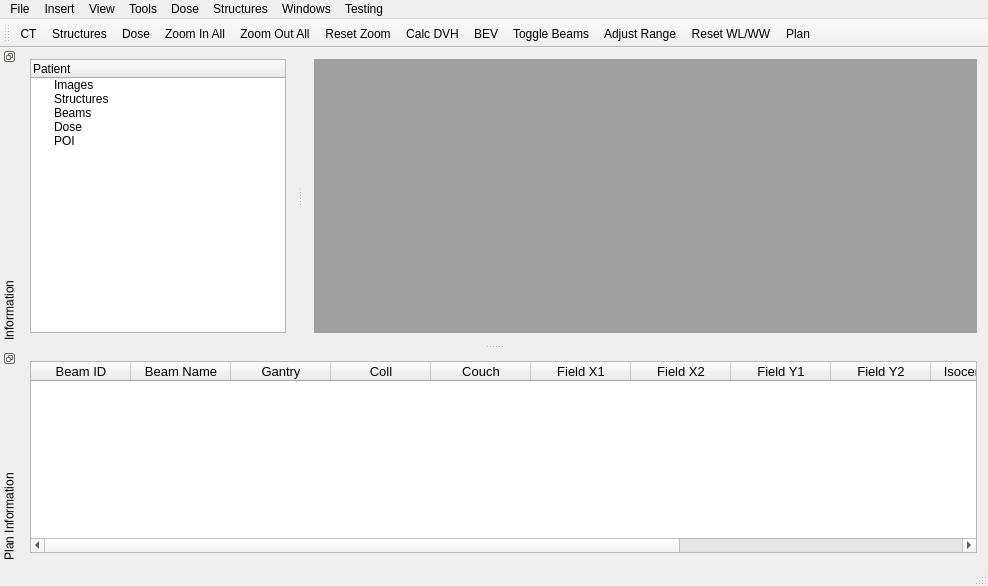
<?xml version="1.0" encoding="UTF-8"?>
<ui version="4.0">
 <class>MainWindow</class>
 <widget class="QMainWindow" name="MainWindow">
  <property name="geometry">
   <rect>
    <x>0</x>
    <y>0</y>
    <width>988</width>
    <height>586</height>
   </rect>
  </property>
  <property name="sizePolicy">
   <sizepolicy hsizetype="Expanding" vsizetype="Expanding">
    <horstretch>0</horstretch>
    <verstretch>0</verstretch>
   </sizepolicy>
  </property>
  <property name="windowTitle">
   <string>KIM View</string>
  </property>
  <property name="windowIcon">
   <iconset resource="RC.qrc">
    <normaloff>:/Icons/Eye.png</normaloff>:/Icons/Eye.png</iconset>
  </property>
  <widget class="QWidget" name="centralWidget">
   <layout class="QGridLayout" name="gridLayout_2">
    <item row="0" column="0">
     <widget class="QMdiArea" name="mdiAreaView">
      <property name="contextMenuPolicy">
       <enum>Qt::ActionsContextMenu</enum>
      </property>
      <property name="styleSheet">
       <string notr="true"/>
      </property>
      <property name="sizeAdjustPolicy">
       <enum>QAbstractScrollArea::AdjustToContents</enum>
      </property>
     </widget>
    </item>
   </layout>
  </widget>
  <widget class="QMenuBar" name="menuBar">
   <property name="geometry">
    <rect>
     <x>0</x>
     <y>0</y>
     <width>988</width>
     <height>21</height>
    </rect>
   </property>
   <widget class="QMenu" name="menuFile">
    <property name="title">
     <string>File</string>
    </property>
    <widget class="QMenu" name="menuImport">
     <property name="title">
      <string>Import</string>
     </property>
     <addaction name="actionCT"/>
     <addaction name="actionStructures"/>
     <addaction name="actionDose"/>
     <addaction name="actionPlan"/>
    </widget>
    <addaction name="menuImport"/>
    <addaction name="actionClose_Patient"/>
   </widget>
   <widget class="QMenu" name="menuInsert">
    <property name="title">
     <string>Insert</string>
    </property>
   </widget>
   <widget class="QMenu" name="menuView">
    <property name="title">
     <string>View</string>
    </property>
    <addaction name="actionZoom_In_All"/>
    <addaction name="actionZoom_Out_All"/>
    <addaction name="actionReset_Zoom"/>
    <addaction name="actionGo_To_Isocentre"/>
    <addaction name="separator"/>
    <addaction name="separator"/>
    <addaction name="actionBEV"/>
    <addaction name="action3DView"/>
    <addaction name="separator"/>
    <addaction name="actionShowBeams"/>
    <addaction name="actionShowDose"/>
    <addaction name="actionShowContours"/>
    <addaction name="separator"/>
    <addaction name="actionReset_WL_WW"/>
   </widget>
   <widget class="QMenu" name="menuTools">
    <property name="title">
     <string>Tools</string>
    </property>
    <addaction name="actionCalc_DVH"/>
   </widget>
   <widget class="QMenu" name="menuDose">
    <property name="title">
     <string>Dose</string>
    </property>
    <addaction name="actionAdjust_Range"/>
   </widget>
   <widget class="QMenu" name="menuHelp">
    <property name="title">
     <string>Testing</string>
    </property>
    <addaction name="actionRender_Bones"/>
    <addaction name="actionHello_UDP"/>
    <addaction name="actionMove_ROI"/>
    <addaction name="actionRotate_ROI"/>
    <addaction name="actionAdd_Arc"/>
   </widget>
   <widget class="QMenu" name="menuStructures">
    <property name="title">
     <string>Structures</string>
    </property>
   </widget>
   <widget class="QMenu" name="menuWindows">
    <property name="title">
     <string>Windows</string>
    </property>
    <addaction name="actionInformation"/>
    <addaction name="actionPlan_Information"/>
   </widget>
   <addaction name="menuFile"/>
   <addaction name="menuInsert"/>
   <addaction name="menuView"/>
   <addaction name="menuTools"/>
   <addaction name="menuDose"/>
   <addaction name="menuStructures"/>
   <addaction name="menuWindows"/>
   <addaction name="menuHelp"/>
  </widget>
  <widget class="QToolBar" name="mainToolBar">
   <property name="iconSize">
    <size>
     <width>24</width>
     <height>24</height>
    </size>
   </property>
   <attribute name="toolBarArea">
    <enum>TopToolBarArea</enum>
   </attribute>
   <attribute name="toolBarBreak">
    <bool>false</bool>
   </attribute>
   <addaction name="actionCT"/>
   <addaction name="actionStructures"/>
   <addaction name="actionDose"/>
   <addaction name="actionZoom_In_All"/>
   <addaction name="actionZoom_Out_All"/>
   <addaction name="actionReset_Zoom"/>
   <addaction name="actionCalc_DVH"/>
   <addaction name="actionBEV"/>
   <addaction name="actionShowBeams"/>
   <addaction name="actionAdjust_Range"/>
   <addaction name="actionReset_WL_WW"/>
   <addaction name="actionPlan"/>
  </widget>
  <widget class="QStatusBar" name="statusBar"/>
  <widget class="QDockWidget" name="dockWidget">
   <property name="minimumSize">
    <size>
     <width>200</width>
     <height>166</height>
    </size>
   </property>
   <property name="maximumSize">
    <size>
     <width>500</width>
     <height>524287</height>
    </size>
   </property>
   <property name="features">
    <set>QDockWidget::DockWidgetFloatable|QDockWidget::DockWidgetMovable|QDockWidget::DockWidgetVerticalTitleBar</set>
   </property>
   <property name="allowedAreas">
    <set>Qt::AllDockWidgetAreas</set>
   </property>
   <property name="windowTitle">
    <string>Information</string>
   </property>
   <attribute name="dockWidgetArea">
    <number>1</number>
   </attribute>
   <widget class="QWidget" name="dockWidgetContents">
    <layout class="QGridLayout" name="gridLayout">
     <item row="0" column="0">
      <widget class="QTreeWidget" name="treeWidget">
       <property name="sizePolicy">
        <sizepolicy hsizetype="Preferred" vsizetype="Preferred">
         <horstretch>0</horstretch>
         <verstretch>0</verstretch>
        </sizepolicy>
       </property>
       <property name="maximumSize">
        <size>
         <width>500</width>
         <height>16777215</height>
        </size>
       </property>
       <property name="contextMenuPolicy">
        <enum>Qt::CustomContextMenu</enum>
       </property>
       <property name="alternatingRowColors">
        <bool>false</bool>
       </property>
       <property name="wordWrap">
        <bool>true</bool>
       </property>
       <column>
        <property name="text">
         <string>Patient</string>
        </property>
        <property name="icon">
         <iconset>
          <normaloff>:/RC/Icons1/user_suit.png</normaloff>:/RC/Icons1/user_suit.png</iconset>
        </property>
       </column>
       <item>
        <property name="text">
         <string>Images</string>
        </property>
        <property name="icon">
         <iconset>
          <normaloff>:/RC/Icons1/shape_move_forwards.png</normaloff>:/RC/Icons1/shape_move_forwards.png</iconset>
        </property>
       </item>
       <item>
        <property name="text">
         <string>Structures</string>
        </property>
        <property name="icon">
         <iconset>
          <normaloff>:/RC/Icons2/Polygon.png</normaloff>:/RC/Icons2/Polygon.png</iconset>
        </property>
       </item>
       <item>
        <property name="text">
         <string>Beams</string>
        </property>
        <property name="icon">
         <iconset>
          <normaloff>:/RC/Icons1/shape_flip_horizontal.png</normaloff>:/RC/Icons1/shape_flip_horizontal.png</iconset>
        </property>
       </item>
       <item>
        <property name="text">
         <string>Dose</string>
        </property>
        <property name="icon">
         <iconset>
          <normaloff>:/RC/Icons1/SphericalDose.PNG</normaloff>:/RC/Icons1/SphericalDose.PNG</iconset>
        </property>
       </item>
       <item>
        <property name="text">
         <string>POI</string>
        </property>
        <property name="icon">
         <iconset>
          <normaloff>:/RC/Icons1/bullet_blue.png</normaloff>:/RC/Icons1/bullet_blue.png</iconset>
        </property>
       </item>
      </widget>
     </item>
    </layout>
   </widget>
  </widget>
  <widget class="QDockWidget" name="dockWidget_2">
   <property name="features">
    <set>QDockWidget::DockWidgetFloatable|QDockWidget::DockWidgetMovable|QDockWidget::DockWidgetVerticalTitleBar</set>
   </property>
   <property name="windowTitle">
    <string>Plan Information</string>
   </property>
   <attribute name="dockWidgetArea">
    <number>8</number>
   </attribute>
   <widget class="QWidget" name="dockWidgetContents_2">
    <layout class="QGridLayout" name="gridLayout_3">
     <item row="0" column="0">
      <widget class="QTableWidget" name="tableWidget">
       <property name="font">
        <font>
         <pointsize>10</pointsize>
        </font>
       </property>
       <property name="toolTip">
        <string>All distances are in mm</string>
       </property>
       <property name="alternatingRowColors">
        <bool>true</bool>
       </property>
       <column>
        <property name="text">
         <string>Beam ID</string>
        </property>
        <property name="textAlignment">
         <set>AlignCenter</set>
        </property>
       </column>
       <column>
        <property name="text">
         <string>Beam Name</string>
        </property>
       </column>
       <column>
        <property name="text">
         <string>Gantry</string>
        </property>
       </column>
       <column>
        <property name="text">
         <string>Coll</string>
        </property>
       </column>
       <column>
        <property name="text">
         <string>Couch</string>
        </property>
       </column>
       <column>
        <property name="text">
         <string>Field X1</string>
        </property>
       </column>
       <column>
        <property name="text">
         <string>Field X2</string>
        </property>
       </column>
       <column>
        <property name="text">
         <string>Field Y1</string>
        </property>
       </column>
       <column>
        <property name="text">
         <string>Field Y2</string>
        </property>
       </column>
       <column>
        <property name="text">
         <string>Isocentre (X)</string>
        </property>
       </column>
       <column>
        <property name="text">
         <string>Isocentre (Y)</string>
        </property>
       </column>
       <column>
        <property name="text">
         <string>Isocentre (Z)</string>
        </property>
       </column>
       <column>
        <property name="text">
         <string>SSD</string>
        </property>
       </column>
      </widget>
     </item>
    </layout>
   </widget>
  </widget>
  <action name="actionZoom_In_All">
   <property name="icon">
    <iconset resource="RC.qrc">
     <normaloff>:/Icons/zoom in.png</normaloff>:/Icons/zoom in.png</iconset>
   </property>
   <property name="text">
    <string>Zoom In All</string>
   </property>
   <property name="shortcut">
    <string>Ctrl++</string>
   </property>
  </action>
  <action name="actionZoom_Out_All">
   <property name="icon">
    <iconset resource="RC.qrc">
     <normaloff>:/Icons/zoom out.png</normaloff>:/Icons/zoom out.png</iconset>
   </property>
   <property name="text">
    <string>Zoom Out All</string>
   </property>
   <property name="shortcut">
    <string>Ctrl+-</string>
   </property>
  </action>
  <action name="actionReset_Zoom">
   <property name="icon">
    <iconset resource="RC.qrc">
     <normaloff>:/Icons/zoom.png</normaloff>:/Icons/zoom.png</iconset>
   </property>
   <property name="text">
    <string>Reset Zoom</string>
   </property>
   <property name="shortcut">
    <string>Ctrl+0</string>
   </property>
  </action>
  <action name="actionShow_Origin">
   <property name="icon">
    <iconset>
     <normaloff>:/RC/Icons2/Origin.png</normaloff>:/RC/Icons2/Origin.png</iconset>
   </property>
   <property name="text">
    <string>Show Origin</string>
   </property>
  </action>
  <action name="actionCT">
   <property name="icon">
    <iconset resource="RC.qrc">
     <normaloff>:/Icons/CT.png</normaloff>:/Icons/CT.png</iconset>
   </property>
   <property name="text">
    <string>CT</string>
   </property>
  </action>
  <action name="actionStructures">
   <property name="icon">
    <iconset resource="RC.qrc">
     <normaloff>:/Icons/Polygon.png</normaloff>:/Icons/Polygon.png</iconset>
   </property>
   <property name="text">
    <string>Structures</string>
   </property>
  </action>
  <action name="actionPlan">
   <property name="icon">
    <iconset>
     <normaloff>:/RC/Icons1/applications.png</normaloff>:/RC/Icons1/applications.png</iconset>
   </property>
   <property name="text">
    <string>Plan</string>
   </property>
  </action>
  <action name="actionGo_To_Isocentre">
   <property name="icon">
    <iconset resource="RC.qrc">
     <normaloff>:/Icons/Axes3D.png</normaloff>:/Icons/Axes3D.png</iconset>
   </property>
   <property name="text">
    <string>Go To Isocentre</string>
   </property>
  </action>
  <action name="actionDose">
   <property name="icon">
    <iconset resource="RC.qrc">
     <normaloff>:/Icons/Dose.png</normaloff>:/Icons/Dose.png</iconset>
   </property>
   <property name="text">
    <string>Dose</string>
   </property>
  </action>
  <action name="actionBEV">
   <property name="checkable">
    <bool>true</bool>
   </property>
   <property name="icon">
    <iconset resource="RC.qrc">
     <normaloff>:/Icons/BEV.PNG</normaloff>:/Icons/BEV.PNG</iconset>
   </property>
   <property name="text">
    <string>BEV</string>
   </property>
   <property name="toolTip">
    <string>Show BEV for selected beam</string>
   </property>
  </action>
  <action name="action3DView">
   <property name="icon">
    <iconset resource="RC.qrc">
     <normaloff>:/Icons/Rotate3D.png</normaloff>:/Icons/Rotate3D.png</iconset>
   </property>
   <property name="text">
    <string>3DView</string>
   </property>
  </action>
  <action name="actionClose_Patient">
   <property name="icon">
    <iconset>
     <normaloff>:/RC/Icons1/delete.png</normaloff>:/RC/Icons1/delete.png</iconset>
   </property>
   <property name="text">
    <string>Close Patient</string>
   </property>
  </action>
  <action name="actionShowBeams">
   <property name="icon">
    <iconset resource="RC.qrc">
     <normaloff>:/Icons/Beam.png</normaloff>:/Icons/Beam.png</iconset>
   </property>
   <property name="text">
    <string>Toggle Beams</string>
   </property>
   <property name="toolTip">
    <string>Toggle Beams</string>
   </property>
  </action>
  <action name="actionShowDose">
   <property name="icon">
    <iconset resource="RC.qrc">
     <normaloff>:/Icons/Dose.png</normaloff>:/Icons/Dose.png</iconset>
   </property>
   <property name="text">
    <string>Toggle Dose</string>
   </property>
   <property name="toolTip">
    <string>Toggle Dose</string>
   </property>
  </action>
  <action name="actionShowContours">
   <property name="icon">
    <iconset resource="RC.qrc">
     <normaloff>:/Icons/Polygon.png</normaloff>:/Icons/Polygon.png</iconset>
   </property>
   <property name="text">
    <string>Toggle Contours</string>
   </property>
   <property name="toolTip">
    <string>Toggle Contours</string>
   </property>
  </action>
  <action name="actionInformation">
   <property name="checkable">
    <bool>true</bool>
   </property>
   <property name="checked">
    <bool>true</bool>
   </property>
   <property name="text">
    <string>Information</string>
   </property>
  </action>
  <action name="actionPlan_Information">
   <property name="checkable">
    <bool>true</bool>
   </property>
   <property name="checked">
    <bool>true</bool>
   </property>
   <property name="text">
    <string>Plan Information</string>
   </property>
  </action>
  <action name="actionCalc_DVH">
   <property name="icon">
    <iconset resource="RC.qrc">
     <normaloff>:/Icons/DVH.png</normaloff>:/Icons/DVH.png</iconset>
   </property>
   <property name="text">
    <string>Calc DVH</string>
   </property>
  </action>
  <action name="actionAdjust_Range">
   <property name="icon">
    <iconset resource="RC.qrc">
     <normaloff>:/Icons/Color.png</normaloff>:/Icons/Color.png</iconset>
   </property>
   <property name="text">
    <string>Adjust Range</string>
   </property>
  </action>
  <action name="actionReset_WL_WW">
   <property name="icon">
    <iconset resource="RC.qrc">
     <normaloff>:/Icons/Contrast.png</normaloff>:/Icons/Contrast.png</iconset>
   </property>
   <property name="text">
    <string>Reset WL/WW</string>
   </property>
   <property name="shortcut">
    <string>Ctrl+C</string>
   </property>
  </action>
  <action name="actionRender_Bones">
   <property name="icon">
    <iconset resource="RC.qrc">
     <normaloff>:/Icons/Bones.png</normaloff>:/Icons/Bones.png</iconset>
   </property>
   <property name="text">
    <string>Render Bones</string>
   </property>
  </action>
  <action name="actionHello_UDP">
   <property name="checkable">
    <bool>true</bool>
   </property>
   <property name="text">
    <string>Hello UDP</string>
   </property>
  </action>
  <action name="actionMove_ROI">
   <property name="text">
    <string>Move ROI</string>
   </property>
  </action>
  <action name="actionRotate_ROI">
   <property name="text">
    <string>Rotate ROI</string>
   </property>
  </action>
  <action name="actionAdd_Arc">
   <property name="text">
    <string>Add Arc</string>
   </property>
  </action>
 </widget>
 <layoutdefault spacing="6" margin="11"/>
 <resources>
  <include location="RC.qrc"/>
 </resources>
 <connections/>
</ui>
